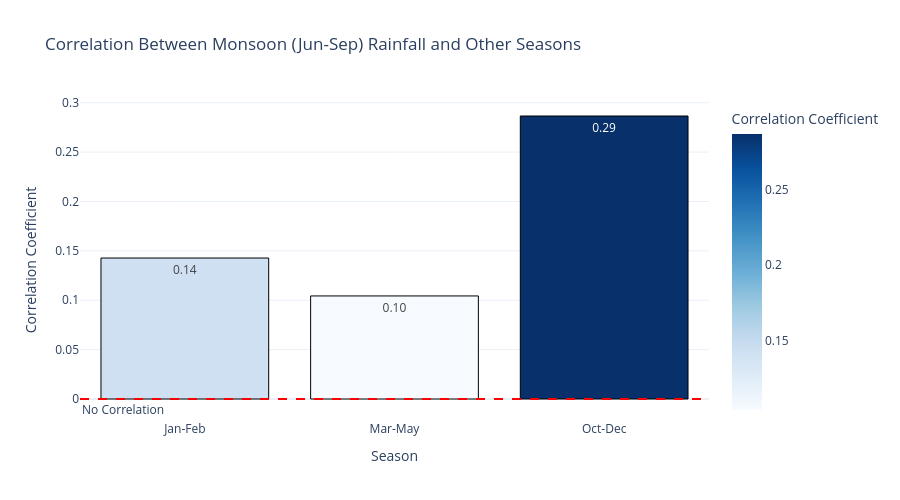

Here is the notebook cell this chart was saved with:
### Markdown cell above
## Correlating Seasonal Rainfall with Annual Totals

Now, we will calculate the correlation coefficients between seasonal rainfall and annual rainfall totals to understand how much each season contributes to the overall yearly rainfall:

### Code cell
# correlation analysis between monsoon (Jun-Sep) rainfall and other seasons
seasonal_columns = ['Jan-Feb', 'Mar-May', 'Jun-Sep', 'Oct-Dec']
monsoon_column = 'Jun-Sep'
relationships = {}

for season in seasonal_columns:
    if season != monsoon_column:
        corr, _ = pearsonr(rainfall_data[monsoon_column], rainfall_data[season])
        relationships[season] = corr

correlation_data = pd.DataFrame({
    'Season': list(relationships.keys()),
    'Correlation Coefficient': list(relationships.values())
})


fig = px.bar(
    correlation_data,
    x='Season',
    y='Correlation Coefficient',
    title='Correlation Between Monsoon (Jun-Sep) Rainfall and Other Seasons',
    labels={'Season': 'Season', 'Correlation Coefficient': 'Correlation Coefficient'},
    text='Correlation Coefficient',
    color='Correlation Coefficient',
    color_continuous_scale='Blues'
)

fig.add_hline(
    y=0,
    line_dash="dash",
    line_color="red",
    annotation_text="No Correlation",
    annotation_position="bottom left"
)

fig.update_traces(marker_line_color='black', marker_line_width=1, texttemplate='%{text:.2f}')
fig.update_layout(
    template='plotly_white',
    height=500
)

fig.show()

### Figure 1 — Plotly figure (JSON) as saved in the notebook; plotly's stock layout.template omitted (floating-point values rounded to 4 significant figures)
{"data": [{"alignmentgroup": "True", "hovertemplate": "Season=%{x}<br>Correlation Coefficient=%{marker.color}<extra></extra>", "legendgroup": "", "marker": {"color": [0.1427, 0.1043, 0.2865], "coloraxis": "coloraxis", "line": {"color": "black", "width": 1}, "pattern": {"shape": ""}}, "name": "", "offsetgroup": "", "orientation": "v", "showlegend": false, "text": [0.1427, 0.1043, 0.2865], "textposition": "auto", "texttemplate": "%{text:.2f}", "type": "bar", "x": ["Jan-Feb", "Mar-May", "Oct-Dec"], "xaxis": "x", "y": [0.1427, 0.1043, 0.2865], "yaxis": "y"}], "layout": {"annotations": [{"showarrow": false, "text": "No Correlation", "x": 0, "xanchor": "left", "xref": "x domain", "y": 0, "yanchor": "top", "yref": "y"}], "barmode": "relative", "coloraxis": {"colorbar": {"title": {"text": "Correlation Coefficient"}}, "colorscale": [[0, "rgb(247,251,255)"], [0.125, "rgb(222,235,247)"], [0.25, "rgb(198,219,239)"], [0.375, "rgb(158,202,225)"], [0.5, "rgb(107,174,214)"], [0.625, "rgb(66,146,198)"], [0.75, "rgb(33,113,181)"], [0.875, "rgb(8,81,156)"], [1, "rgb(8,48,107)"]]}, "height": 500, "legend": {"tracegroupgap": 0}, "shapes": [{"line": {"color": "red", "dash": "dash"}, "type": "line", "x0": 0, "x1": 1, "xref": "x domain", "y0": 0, "y1": 0, "yref": "y"}], "title": {"text": "Correlation Between Monsoon (Jun-Sep) Rainfall and Other Seasons"}, "xaxis": {"anchor": "y", "domain": [0, 1], "title": {"text": "Season"}}, "yaxis": {"anchor": "x", "domain": [0, 1], "title": {"text": "Correlation Coefficient"}}}}
